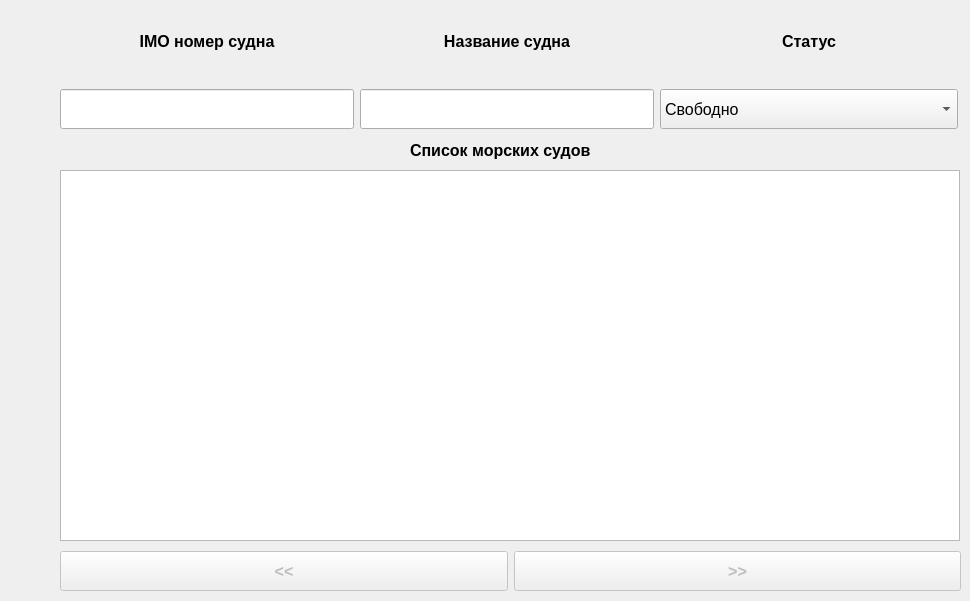
    <widget class="QWidget" name="tab_8">
     <attribute name="title">
      <string>Список морских судов</string>
     </attribute>
     <widget class="QLabel" name="ship_table_title_label">
      <property name="geometry">
       <rect>
        <x>410</x>
        <y>130</y>
        <width>231</width>
        <height>40</height>
       </rect>
      </property>
      <property name="minimumSize">
       <size>
        <width>0</width>
        <height>40</height>
       </size>
      </property>
      <property name="font">
       <font>
        <pointsize>12</pointsize>
        <bold>true</bold>
       </font>
      </property>
      <property name="text">
       <string>Список морских судов</string>
      </property>
     </widget>
     <widget class="QWidget" name="horizontalLayoutWidget_9">
      <property name="geometry">
       <rect>
        <x>60</x>
        <y>550</y>
        <width>901</width>
        <height>42</height>
       </rect>
      </property>
      <layout class="QHBoxLayout" name="horizontalLayout_131">
       <item>
        <widget class="QPushButton" name="ship_left_button">
         <property name="enabled">
          <bool>false</bool>
         </property>
         <property name="minimumSize">
          <size>
           <width>0</width>
           <height>40</height>
          </size>
         </property>
         <property name="font">
          <font>
           <pointsize>12</pointsize>
           <bold>true</bold>
          </font>
         </property>
         <property name="text">
          <string>&lt;&lt;</string>
         </property>
        </widget>
       </item>
       <item>
        <widget class="QPushButton" name="ship_right_button">
         <property name="enabled">
          <bool>false</bool>
         </property>
         <property name="minimumSize">
          <size>
           <width>0</width>
           <height>40</height>
          </size>
         </property>
         <property name="font">
          <font>
           <pointsize>12</pointsize>
           <bold>true</bold>
          </font>
         </property>
         <property name="text">
          <string>&gt;&gt;</string>
         </property>
        </widget>
       </item>
      </layout>
     </widget>
     <widget class="QTableView" name="ship_table">
      <property name="geometry">
       <rect>
        <x>60</x>
        <y>170</y>
        <width>900</width>
        <height>371</height>
       </rect>
      </property>
      <property name="font">
       <font>
        <pointsize>12</pointsize>
       </font>
      </property>
      <property name="sortingEnabled">
       <bool>true</bool>
      </property>
      <attribute name="horizontalHeaderCascadingSectionResizes">
       <bool>false</bool>
      </attribute>
      <attribute name="horizontalHeaderDefaultSectionSize">
       <number>299</number>
      </attribute>
     </widget>
     <widget class="QWidget" name="gridLayoutWidget_4">
      <property name="geometry">
       <rect>
        <x>60</x>
        <y>0</y>
        <width>898</width>
        <height>129</height>
       </rect>
      </property>
      <layout class="QGridLayout" name="gridLayout_4">
       <item row="1" column="1">
        <widget class="QLineEdit" name="ship_name_filter_edit">
         <property name="sizePolicy">
          <sizepolicy hsizetype="Fixed" vsizetype="Fixed">
           <horstretch>0</horstretch>
           <verstretch>0</verstretch>
          </sizepolicy>
         </property>
         <property name="minimumSize">
          <size>
           <width>294</width>
           <height>40</height>
          </size>
         </property>
         <property name="font">
          <font>
           <pointsize>12</pointsize>
          </font>
         </property>
        </widget>
       </item>
       <item row="1" column="0">
        <widget class="QLineEdit" name="ship_IMO_filter_edit">
         <property name="sizePolicy">
          <sizepolicy hsizetype="Fixed" vsizetype="Fixed">
           <horstretch>0</horstretch>
           <verstretch>0</verstretch>
          </sizepolicy>
         </property>
         <property name="minimumSize">
          <size>
           <width>294</width>
           <height>40</height>
          </size>
         </property>
         <property name="font">
          <font>
           <pointsize>12</pointsize>
          </font>
         </property>
        </widget>
       </item>
       <item row="0" column="0">
        <widget class="QLabel" name="ship_IMO_filter_label">
         <property name="minimumSize">
          <size>
           <width>294</width>
           <height>80</height>
          </size>
         </property>
         <property name="font">
          <font>
           <pointsize>12</pointsize>
           <bold>true</bold>
          </font>
         </property>
         <property name="text">
          <string>IMO номер судна</string>
         </property>
         <property name="alignment">
          <set>Qt::AlignmentFlag::AlignCenter</set>
         </property>
        </widget>
       </item>
       <item row="0" column="1">
        <widget class="QLabel" name="ship_name_filter_label">
         <property name="minimumSize">
          <size>
           <width>294</width>
           <height>80</height>
          </size>
         </property>
         <property name="font">
          <font>
           <pointsize>12</pointsize>
           <bold>true</bold>
          </font>
         </property>
         <property name="text">
          <string>Название судна</string>
         </property>
         <property name="alignment">
          <set>Qt::AlignmentFlag::AlignCenter</set>
         </property>
        </widget>
       </item>
       <item row="1" column="2">
        <widget class="QComboBox" name="ship_status_filter_box">
         <property name="minimumSize">
          <size>
           <width>294</width>
           <height>40</height>
          </size>
         </property>
         <property name="font">
          <font>
           <pointsize>12</pointsize>
          </font>
         </property>
         <item>
          <property name="text">
           <string>Свободно</string>
          </property>
         </item>
         <item>
          <property name="text">
           <string>Обрабатывается</string>
          </property>
         </item>
         <item>
          <property name="text">
           <string>Погрузка</string>
          </property>
         </item>
         <item>
          <property name="text">
           <string>Уплыло</string>
          </property>
         </item>
        </widget>
       </item>
       <item row="0" column="2">
        <widget class="QLabel" name="ship_status_filter_label">
         <property name="minimumSize">
          <size>
           <width>294</width>
           <height>80</height>
          </size>
         </property>
         <property name="font">
          <font>
           <pointsize>12</pointsize>
           <bold>true</bold>
          </font>
         </property>
         <property name="text">
          <string>Статус</string>
         </property>
         <property name="alignment">
          <set>Qt::AlignmentFlag::AlignCenter</set>
         </property>
        </widget>
       </item>
      </layout>
     </widget>
    </widget>
